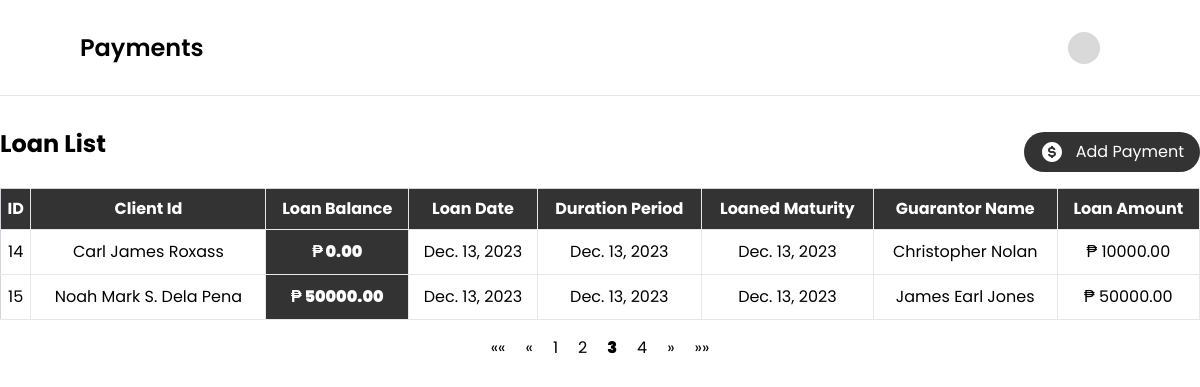
The page /collector/payment_list/?page=3 on the database as committed earlier.
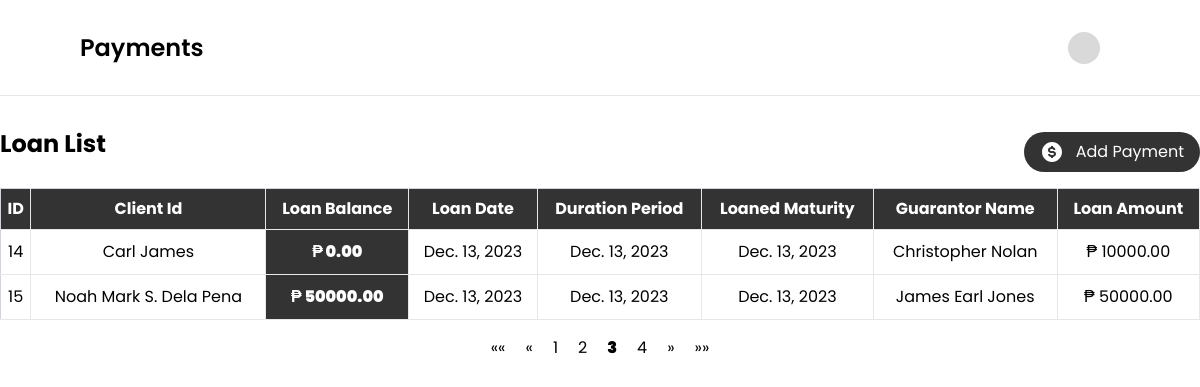
The same page on the database as committed later.
### loanmanagement/models.py (models this page shows, shortened)
class Loan(models.Model):
    client_id = models.ForeignKey(Person, on_delete=models.CASCADE)
    loan_date = models.DateField()
    duration_period = models.DateField()
    interest_rate = models.DecimalField(max_digits=10, decimal_places=2)
    loan_amount = models.DecimalField(max_digits=100, decimal_places=2)
    loan_maturity = models.DateField()
    guarantor = models.CharField(max_length=250)
    processing_fee = models.DecimalField(max_digits=10, decimal_places=2)
    loan_balance = models.DecimalField(max_digits=10, decimal_places=2, null=True)
    net = models.DecimalField(max_digits=10, decimal_places=2)
    checking_no = models.CharField(max_length=250, null=False, blank=False)
    has_active_loan = models.BooleanField(default=True)
    def __str__(self):
        status = "Active" if self.has_active_loan else "Inactive"
        return f"{self.client_id.name} (ID: {self.id}, Status: {status})"

class Person(models.Model):
    name = models.CharField(max_length=250, null=False, blank=False)
    address = models.CharField(max_length=250, null=False, blank=False)
    picture = models.ImageField(upload_to='images/', null=True, blank=True)
    document = models.FileField(upload_to='documents/', null=True, blank=True)
    created_at = models.DateTimeField(auto_now_add=True)
    email = models.EmailField(max_length=254, null=True, blank=True)
    password = models.CharField(max_length=254, null=True, blank=True)
    def __str__(self):
        return self.name

### collector/views.py (the view)
# urls.py: path('payment_list/', views.payment_list, name='payment_list'),
def payment_list(request):
    loans = Loan.objects.all()
    paginated = Paginator(loans, 2)
    page_number = request.GET.get('page')
    page = paginated.get_page(page_number)
    form = PaymentForm(request.POST)
    return render(request, 'collectorDashboard.html', {'loans': page, 'form': form, 'paginator': paginated})

### collector/templates/collectorDashboard.html (shortened to what this page needs)
<!doctype html>
<html lang="en">
<head>
    <script src="https://cdn.tailwindcss.com"></script>
    <link href='https://unpkg.com/boxicons@2.0.7/css/boxicons.min.css' rel='stylesheet'>
    <link rel="stylesheet" href="https://cdn.jsdelivr.net/npm/flatpickr/dist/flatpickr.min.css">
</head>
<body>
<div>
{% load widget_tweaks %}
 <div>
    <div class="flex justify-between bg-white h-24 items-center px-6 md:px-20 py-auto border-b">
        <h2 class="text-xl md:text-2xl font-semibold">Payments</h2>
        <div class="flex gap-2 md:gap-5 justify-center items-center">
            {% load static %}
            <img src="{% static 'images/svg/skeleton.svg' %}" class="w-6 h-6 md:w-8 h-8">
        </div>
    </div>
    <div class="mx-3 md:mx-auto max-w-[1240px] mt-8">
        <div class="flex justify-between items-center mb-3">
            <h1 class="md:text-2xl text-xl font-bold mb-4">Loan List</h1>
            <button type="submit" id="openModalBtn" class=" text-[12px] md:text-[16px] flex items-center justify-center gap-3 bg-black/80 text-white py-1 md:py-2 px-4 rounded-[50px]">
                <img/>Add Payment
            </button>
        </div>
        <table class="min-w-full bg-white border border-gray-300">
            <thead>
                <tr class="bg-black/80 text-white">
                    <th class="py-2 px-1 border-b border-r">ID</th>
                    <th class="py-2 px-1 border-b border-r">Client Id</th>
                    <th class="py-2 px-1 border-b border-r">Loan Balance</th>
                    <th class="py-2 px-1 border-b border-r">Loan Date</th>
                    <th class="py-2 px-1 border-b border-r">Duration Period</th>
                    <th class="py-2 px-1 border-b border-r">Loaned Maturity</th>
                    <th class="py-2 px-1 border-b border-r">Guarantor Name</th>
                    <th class="py-2 px-1 border-b border-r">Loan Amount</th>
                </tr>
            </thead>
            <tbody>
                {% for loan in loans %}
                    <tr class="text-center">
                        <td class="py-2 px-1 border-b border-r py-2.5">{{ loan.id }}</td>
                        <td class="py-2 px-1 border-b border-r py-2.5">{{ loan.client_id }}</td>
                        <td class="py-2 px-1 border-b border-r py-2.5 font-black bg-black/80 text-white">₱ {{ loan.loan_balance }}</td>
                        <td class="py-2 px-1 border-b border-r py-2.5">{{ loan.loan_date }}</td>
                        <td class="py-2 px-1 border-b border-r py-2.5">{{ loan.duration_period }}</td>
                        <td class="py-2 px-1 border-b border-r py-2.5">{{ loan.loan_maturity }}</td>
                        <td class="py-2 px-1 border-b border-r py-2.5">{{ loan.guarantor }}</td>
                        <td class="py-2 px-1 border-b border-r py-2.5">₱ {{ loan.loan_amount }}</td>
                    </tr>
                {% endfor %}
            </tbody>
        </table>
         <div class="flex justify-center mt-4">
        <ul class="pagination flex justify-center items-center gap-5">
            {% if loans.has_previous %}
                <li><a href="?page=1">&laquo;&laquo;</a></li>
                <li><a href="?page={{ loans.previous_page_number }}">&laquo;</a></li>
            {% endif %}
            {% for num in loans.paginator.page_range %}
                {% if loans.number == num %}
                    <li class="active font-black"><span>{{ num }} <span class="sr-only">(current)</span></span></li>
                {% else %}
                    <li><a href="?page={{ num }}">{{ num }}</a></li>
                {% endif %}
            {% endfor %}
            {% if loans.has_next %}
                <li><a href="?page={{ loans.next_page_number }}">&raquo;</a></li>
                <li><a href="?page={{ loans.paginator.num_pages }}">&raquo;&raquo;</a></li>
            {% endif %}
        </ul>
    </div>
    </div>
</div>
</body>
</html>

Rows that differ between the two databases and show on the page:
changed through a linked row, Loan "Christopher Nolan": client_id "Carl James Roxass" → "Carl James"
